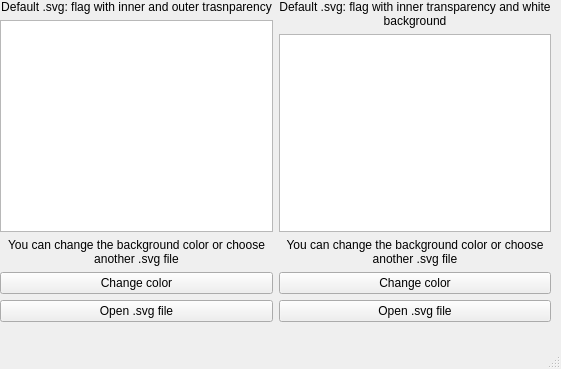
<?xml version="1.0" encoding="UTF-8"?>
<ui version="4.0">
 <class>MainWindow</class>
 <widget class="QMainWindow" name="MainWindow">
  <property name="geometry">
   <rect>
    <x>0</x>
    <y>0</y>
    <width>561</width>
    <height>369</height>
   </rect>
  </property>
  <property name="windowTitle">
   <string>MainWindow</string>
  </property>
  <widget class="QWidget" name="centralwidget">
   <widget class="QWidget" name="horizontalLayoutWidget">
    <property name="geometry">
     <rect>
      <x>0</x>
      <y>0</y>
      <width>551</width>
      <height>322</height>
     </rect>
    </property>
    <layout class="QHBoxLayout" name="horizontalLayout">
     <item>
      <layout class="QVBoxLayout" name="verticalLayout_right">
       <item>
        <widget class="QLabel" name="label_to_message_right">
         <property name="text">
          <string>Default .svg: flag with inner and outer trasnparency</string>
         </property>
         <property name="alignment">
          <set>Qt::AlignCenter</set>
         </property>
         <property name="wordWrap">
          <bool>true</bool>
         </property>
        </widget>
       </item>
       <item>
        <widget class="QGraphicsView" name="graphicsView_left"/>
       </item>
       <item>
        <widget class="QLabel" name="label_bottom_message_left">
         <property name="text">
          <string>You can change the background color or choose another .svg file</string>
         </property>
         <property name="alignment">
          <set>Qt::AlignCenter</set>
         </property>
         <property name="wordWrap">
          <bool>true</bool>
         </property>
        </widget>
       </item>
       <item>
        <widget class="QPushButton" name="pushButton_change_color_left">
         <property name="text">
          <string>Change color</string>
         </property>
        </widget>
       </item>
       <item>
        <widget class="QPushButton" name="pushButton_open_file_left">
         <property name="text">
          <string>Open .svg file</string>
         </property>
        </widget>
       </item>
      </layout>
     </item>
     <item>
      <layout class="QVBoxLayout" name="verticalLayout_left">
       <item>
        <widget class="QLabel" name="label_top_message_right">
         <property name="text">
          <string>Default .svg: flag with inner transparency and white background</string>
         </property>
         <property name="alignment">
          <set>Qt::AlignCenter</set>
         </property>
         <property name="wordWrap">
          <bool>true</bool>
         </property>
        </widget>
       </item>
       <item>
        <widget class="QGraphicsView" name="graphicsView_right"/>
       </item>
       <item>
        <widget class="QLabel" name="label_bottom_message_right">
         <property name="text">
          <string>You can change the background color or choose another .svg file</string>
         </property>
         <property name="alignment">
          <set>Qt::AlignCenter</set>
         </property>
         <property name="wordWrap">
          <bool>true</bool>
         </property>
        </widget>
       </item>
       <item>
        <widget class="QPushButton" name="pushButton_change_color_right">
         <property name="text">
          <string>Change color</string>
         </property>
        </widget>
       </item>
       <item>
        <widget class="QPushButton" name="pushButton_open_file_right">
         <property name="text">
          <string>Open .svg file</string>
         </property>
        </widget>
       </item>
      </layout>
     </item>
    </layout>
   </widget>
  </widget>
  <widget class="QMenuBar" name="menubar">
   <property name="geometry">
    <rect>
     <x>0</x>
     <y>0</y>
     <width>561</width>
     <height>22</height>
    </rect>
   </property>
  </widget>
  <widget class="QStatusBar" name="statusbar"/>
 </widget>
 <resources/>
 <connections/>
</ui>
